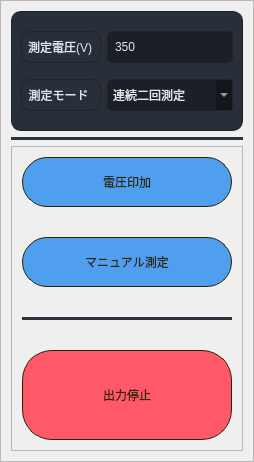
               <widget class="QWidget" name="page_ManaulOperate">
                <layout class="QGridLayout" name="gridLayout_2">
                 <property name="leftMargin">
                  <number>0</number>
                 </property>
                 <property name="topMargin">
                  <number>0</number>
                 </property>
                 <property name="rightMargin">
                  <number>0</number>
                 </property>
                 <property name="bottomMargin">
                  <number>0</number>
                 </property>
                 <property name="spacing">
                  <number>0</number>
                 </property>
                 <item row="0" column="0">
                  <widget class="QFrame" name="frame_11">
                   <property name="minimumSize">
                    <size>
                     <width>0</width>
                     <height>0</height>
                    </size>
                   </property>
                   <property name="frameShape">
                    <enum>QFrame::StyledPanel</enum>
                   </property>
                   <property name="frameShadow">
                    <enum>QFrame::Raised</enum>
                   </property>
                   <layout class="QGridLayout" name="gridLayout_20">
                    <property name="leftMargin">
                     <number>10</number>
                    </property>
                    <property name="topMargin">
                     <number>10</number>
                    </property>
                    <property name="rightMargin">
                     <number>10</number>
                    </property>
                    <property name="bottomMargin">
                     <number>10</number>
                    </property>
                    <property name="spacing">
                     <number>6</number>
                    </property>
                    <item row="2" column="0" alignment="Qt::AlignBottom">
                     <widget class="QFrame" name="frame_9">
                      <property name="minimumSize">
                       <size>
                        <width>0</width>
                        <height>0</height>
                       </size>
                      </property>
                      <property name="maximumSize">
                       <size>
                        <width>16777215</width>
                        <height>16777215</height>
                       </size>
                      </property>
                      <property name="layoutDirection">
                       <enum>Qt::LeftToRight</enum>
                      </property>
                      <property name="frameShape">
                       <enum>QFrame::StyledPanel</enum>
                      </property>
                      <property name="frameShadow">
                       <enum>QFrame::Raised</enum>
                      </property>
                      <layout class="QGridLayout" name="gridLayout_19">
                       <property name="leftMargin">
                        <number>10</number>
                       </property>
                       <property name="topMargin">
                        <number>10</number>
                       </property>
                       <property name="rightMargin">
                        <number>10</number>
                       </property>
                       <property name="bottomMargin">
                        <number>10</number>
                       </property>
                       <property name="horizontalSpacing">
                        <number>6</number>
                       </property>
                       <property name="verticalSpacing">
                        <number>30</number>
                       </property>
                       <item row="0" column="0">
                        <widget class="QPushButton" name="pushButton_7">
                         <property name="minimumSize">
                          <size>
                           <width>210</width>
                           <height>50</height>
                          </size>
                         </property>
                         <property name="maximumSize">
                          <size>
                           <width>210</width>
                           <height>50</height>
                          </size>
                         </property>
                         <property name="layoutDirection">
                          <enum>Qt::LeftToRight</enum>
                         </property>
                         <property name="styleSheet">
                          <string notr="true">QPushButton {
	color: rgb(44, 36, 0);
	font: 28px  &quot;游ゴシック&quot;;
	background-color: rgb(79, 159, 238);
	border-width: 1px;
	border-style: solid;
	border-radius: 25px;
}
QPushButton:hover {
	background-color: rgb(109, 182, 238);
}

QPushButton:pressed {
	background-color: rgb(69, 140, 207);
}</string>
                         </property>
                         <property name="text">
                          <string>電圧印加</string>
                         </property>
                         <property name="autoRepeatInterval">
                          <number>100</number>
                         </property>
                        </widget>
                       </item>
                       <item row="1" column="0">
                        <widget class="QPushButton" name="pushButton_6">
                         <property name="minimumSize">
                          <size>
                           <width>210</width>
                           <height>50</height>
                          </size>
                         </property>
                         <property name="maximumSize">
                          <size>
                           <width>210</width>
                           <height>50</height>
                          </size>
                         </property>
                         <property name="layoutDirection">
                          <enum>Qt::LeftToRight</enum>
                         </property>
                         <property name="styleSheet">
                          <string notr="true">QPushButton {
	color: rgb(44, 36, 0);
	font: 28px  &quot;游ゴシック&quot;;
	background-color: rgb(79, 159, 238);
	border-width: 1px;
	border-style: solid;
	border-radius: 25px;
}
QPushButton:hover {
	background-color: rgb(109, 182, 238);
}

QPushButton:pressed {
	background-color: rgb(69, 140, 207);
}</string>
                         </property>
                         <property name="text">
                          <string>マニュアル測定</string>
                         </property>
                         <property name="autoRepeatInterval">
                          <number>100</number>
                         </property>
                        </widget>
                       </item>
                       <item row="3" column="0">
                        <widget class="QPushButton" name="pushButton_5">
                         <property name="minimumSize">
                          <size>
                           <width>210</width>
                           <height>90</height>
                          </size>
                         </property>
                         <property name="maximumSize">
                          <size>
                           <width>210</width>
                           <height>90</height>
                          </size>
                         </property>
                         <property name="styleSheet">
                          <string notr="true">QPushButton {
	color: rgb(44, 36, 0);
	font: 30px  &quot;游ゴシック&quot;;
	background-color: rgb(255, 88, 105);
	border-width: 1px;
	border-style: solid;
	border-radius: 30px;
}
QPushButton:hover {
	background-color: rgb(255, 124, 163);
	border-width: 1px;
	border-style: solid;
	border-radius: 30px;
}

QPushButton:pressed {
	background-color: rgb(220, 37, 95);
	border-width: 1px;
	border-style: solid;
	border-radius: 30px;
}</string>
                         </property>
                         <property name="text">
                          <string>出力停止</string>
                         </property>
                        </widget>
                       </item>
                       <item row="2" column="0">
                        <widget class="QLabel" name="label_18">
                         <property name="minimumSize">
                          <size>
                           <width>0</width>
                           <height>3</height>
                          </size>
                         </property>
                         <property name="maximumSize">
                          <size>
                           <width>16777215</width>
                           <height>3</height>
                          </size>
                         </property>
                         <property name="styleSheet">
                          <string notr="true">background-color: rgb(44, 49, 60);
border:none;</string>
                         </property>
                         <property name="text">
                          <string/>
                         </property>
                        </widget>
                       </item>
                      </layout>
                     </widget>
                    </item>
                    <item row="1" column="0">
                     <widget class="QLabel" name="label_19">
                      <property name="minimumSize">
                       <size>
                        <width>0</width>
                        <height>3</height>
                       </size>
                      </property>
                      <property name="maximumSize">
                       <size>
                        <width>16777215</width>
                        <height>3</height>
                       </size>
                      </property>
                      <property name="styleSheet">
                       <string notr="true">background-color: rgb(44, 49, 60);
border:none;</string>
                      </property>
                      <property name="text">
                       <string/>
                      </property>
                     </widget>
                    </item>
                    <item row="0" column="0" alignment="Qt::AlignVCenter">
                     <widget class="QFrame" name="frame_12">
                      <property name="minimumSize">
                       <size>
                        <width>0</width>
                        <height>120</height>
                       </size>
                      </property>
                      <property name="maximumSize">
                       <size>
                        <width>16777215</width>
                        <height>16777215</height>
                       </size>
                      </property>
                      <property name="styleSheet">
                       <string notr="true">background-color: rgb(41, 47, 56);
border-color: rgb(30, 34, 41);
border-width: 1px;
border-style: solid;
border-radius: 10px;</string>
                      </property>
                      <property name="frameShape">
                       <enum>QFrame::StyledPanel</enum>
                      </property>
                      <property name="frameShadow">
                       <enum>QFrame::Raised</enum>
                      </property>
                      <layout class="QGridLayout" name="gridLayout_21">
                       <item row="1" column="0">
                        <widget class="QLabel" name="label_21">
                         <property name="minimumSize">
                          <size>
                           <width>80</width>
                           <height>0</height>
                          </size>
                         </property>
                         <property name="maximumSize">
                          <size>
                           <width>80</width>
                           <height>16777215</height>
                          </size>
                         </property>
                         <property name="styleSheet">
                          <string notr="true">font: 12px &quot;游ゴシック&quot;;
color: rgb(225, 230, 241);
padding-right:5px;</string>
                         </property>
                         <property name="text">
                          <string>測定モード</string>
                         </property>
                         <property name="alignment">
                          <set>Qt::AlignCenter</set>
                         </property>
                        </widget>
                       </item>
                       <item row="1" column="1">
                        <widget class="QComboBox" name="comboBox_5">
                         <property name="styleSheet">
                          <string notr="true">background-color: rgba(0, 0, 0,80);
color: rgb(225, 230, 241);
border-width: 1px;
border-style: solid;
border-radius: 5px;
padding-left:5px;
padding-right:5px;
font: 12px &quot;游ゴシック&quot;;
min-height:30;</string>
                         </property>
                         <item>
                          <property name="text">
                           <string>連続二回測定</string>
                          </property>
                         </item>
                         <item>
                          <property name="text">
                           <string>一回測定</string>
                          </property>
                         </item>
                        </widget>
                       </item>
                       <item row="0" column="1">
                        <widget class="QLineEdit" name="lineEdit_8">
                         <property name="styleSheet">
                          <string notr="true">background-color: rgba(0, 0, 0,80);
color: rgb(225, 230, 241);
border-width: 1px;
border-style: solid;
border-radius: 5px;
padding-left:5px;
padding-right:5px;
font: 12px  &quot;游ゴシック&quot;;
min-height:30;</string>
                         </property>
                         <property name="text">
                          <string>350</string>
                         </property>
                         <property name="alignment">
                          <set>Qt::AlignLeading|Qt::AlignLeft|Qt::AlignVCenter</set>
                         </property>
                        </widget>
                       </item>
                       <item row="0" column="0">
                        <widget class="QLabel" name="label_20">
                         <property name="minimumSize">
                          <size>
                           <width>80</width>
                           <height>0</height>
                          </size>
                         </property>
                         <property name="maximumSize">
                          <size>
                           <width>80</width>
                           <height>16777215</height>
                          </size>
                         </property>
                         <property name="styleSheet">
                          <string notr="true">font: 12px &quot;游ゴシック&quot;;
color: rgb(225, 230, 241);
padding-right:5px;</string>
                         </property>
                         <property name="text">
                          <string>測定電圧(V)</string>
                         </property>
                         <property name="alignment">
                          <set>Qt::AlignRight|Qt::AlignTrailing|Qt::AlignVCenter</set>
                         </property>
                        </widget>
                       </item>
                      </layout>
                     </widget>
                    </item>
                   </layout>
                  </widget>
                 </item>
                </layout>
               </widget>
